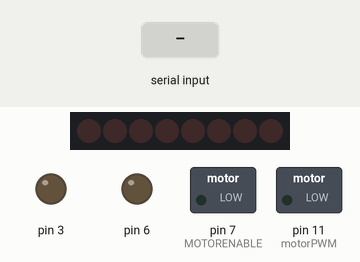
Recording of a sketch running on a simulated Arduino Uno, built with avr-gcc and run on an emulated ATmega328P. On the bench: 8 shift-register outputs drawn as a row of LEDs (first output left, lit = HIGH), switched loads named in the sketch (green lamp = pin HIGH), output pins drawn as LEDs (lit = HIGH). Wiring (inferred from the names in the program): shift register (74HC595): data pin 8; shift clock pin 4; latch pin 12. Wiring (inferred from the signals the program sends): row of LEDs: on Q0, Q1, Q2, Q3, Q4, Q5, Q6, Q7. The inputs (shaded band) are chosen by the test bench. Pins used as bus, display or sensor lines are not drawn; what the sketch prints to the serial monitor is not drawn.

Above: at 1.2 s.
1.3 s: "f" received over Serial
At 2.2 s:
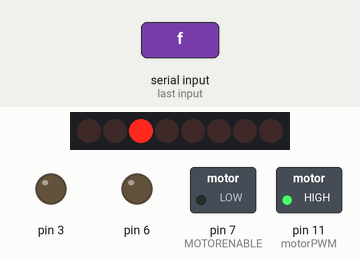
2.8 s: "l" received over Serial
At 3.4 s:
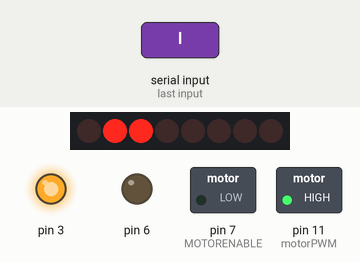
4.3 s: "a" received over Serial
At 5.5 s:
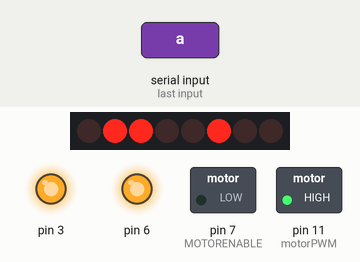
5.8 s: "e" received over Serial
At 6.9 s:
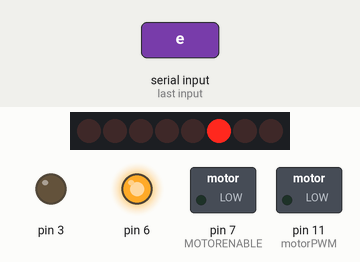
7.3 s: "b" received over Serial
At 8.0 s:
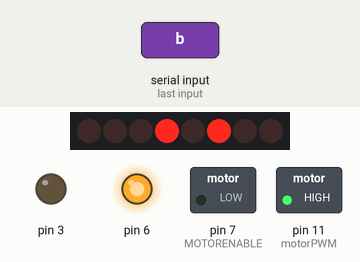
8.8 s: "r" received over Serial
At 9.1 s:
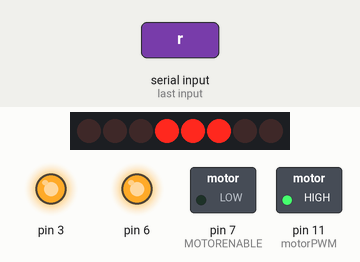
Timing chart, 0 to 11.3 s (numbered marks = the images above; inputs shaded):
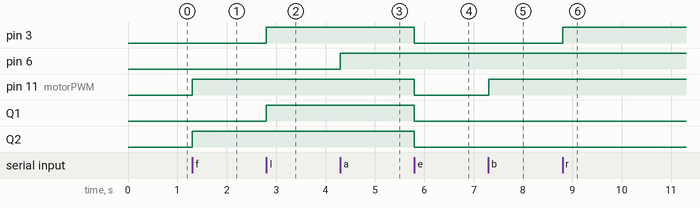

Measured:
- after the input at 1.3 s, pin 11 (motorPWM), Q2: LOW → HIGH at once
- after the input at 2.8 s, pin 3, Q1: LOW → HIGH at once
- after the input at 4.3 s, pin 6: LOW → HIGH at once
- after the input at 5.8 s, pin 3, pin 11 (motorPWM), Q1, Q2: HIGH → LOW at once
- after the input at 7.3 s, pin 11 (motorPWM): LOW → HIGH at once
- after the input at 8.8 s, pin 3: LOW → HIGH at once

The sketch:

bluetoothCar.ino
```cpp
// Arduino pins for the shift register
#define MOTORLATCH 12
#define MOTORCLK 4
#define MOTORENABLE 7
#define MOTORDATA 8


// Arduino pins for the PWM signals.
#define MOTOR1_PWM 11
#define MOTOR2_PWM 3
#define MOTOR3_PWM 6
#define MOTOR4_PWM 5
#define SERVO1_PWM 10
#define SERVO2_PWM 9


// 8-bit bus after the 74HC595 shift register
// (not Arduino pins)
// These are used to set the direction of the bridge driver.
#define MOTOR1_A 2
#define MOTOR1_B 3
#define MOTOR2_A 1
#define MOTOR2_B 4
#define MOTOR3_A 5
#define MOTOR3_B 7
#define MOTOR4_A 0
#define MOTOR4_B 6

// Codes for the motor function.
#define FORWARD 1
#define BACKWARD 2
#define LEFT 5
#define RIGHT 6
#define LIGHTS_ON 7
#define LIGHTS_OFF 8
#define BRAKE 3
#define RELEASE 4


char val; // value that comes from outside

void setup()
{
  Serial.begin(9600);
}


void loop()
{
  performCommand();
}


void performCommand(){
  if (Serial.available()) {
    val = Serial.read();
    Serial.print(val);
  }

    if (val == 'f') {
        motor(1, FORWARD, 255);

    }else if(val == 'b'){
        motor(1, BACKWARD, 255);

    }else if(val == 'l'){
        motor(2, LEFT, 255);

    }else if(val == 'r'){
        motor(2, RIGHT, 255);

    }else if(val == 'a'){
        motor(3, LIGHTS_ON, 255);

    }else if(val == 'p'){
        motor(3, LIGHTS_OFF, 255);

    }else if(val == 'e'){
        motor(1, RELEASE, 0);
        motor(2, RELEASE, 0);
    }else if(val == 's'){
        motor(1, BRAKE, 0);
        motor(2, BRAKE, 0);
        motor(3, BRAKE, 0);
    }
}

//
void motor(int nMotor, int command, int speed)
{
  int motorA, motorB;

  if (nMotor >= 1 && nMotor <= 4)
  {
    switch (nMotor)
    {
    case 1:
      motorA   = MOTOR1_A;
      motorB   = MOTOR1_B;
      break;
    case 2:
      motorA   = MOTOR2_A;
      motorB   = MOTOR2_B;
      break;
    case 3:
      motorA   = MOTOR3_A;
      motorB   = MOTOR3_B;
      break;
    case 4:
      motorA   = MOTOR4_A;
      motorB   = MOTOR4_B;
      break;
    default:
      break;
    }

    switch (command)
    {
    case FORWARD:
      motor_output (motorA, HIGH, speed);
      motor_output (motorB, LOW, -1);     // -1: no PWM set
      break;
    case BACKWARD:
      motor_output (motorA, LOW, speed);
      motor_output (motorB, HIGH, -1);    // -1: no PWM set
      break;
    case LEFT:
      motor_output (motorA, HIGH, speed);
      motor_output (motorB, LOW, -1);     // -1: no PWM set
      break;
    case RIGHT:
      motor_output (motorA, LOW, speed);
      motor_output (motorB, HIGH, -1);    // -1: no PWM set
      break;
    case LIGHTS_ON:
      motor_output (motorA, HIGH, speed);
      motor_output (motorB, LOW, -1);     // -1: no PWM set
      break;
    case LIGHTS_OFF:
      motor_output (motorA, LOW, speed);
      motor_output (motorB, HIGH, -1);    // -1: no PWM set
      break;
    case BRAKE:
      // The AdaFruit library didn't implement a brake.
      // The L293D motor driver ic doesn't have a good
      // brake anyway.
      // It uses transistors inside, and not mosfets.
      // Some use a software break, by using a short
      // reverse voltage.
      // This brake will try to brake, by enabling
      // the output and by pulling both outputs to ground.
      // But it isn't a good break.
      motor_output (motorA, LOW, 255); // 255: fully on.
      motor_output (motorB, LOW, -1);  // -1: no PWM set
      break;
    case RELEASE:
      motor_output (motorA, LOW, 0);  // 0: output floating.
      motor_output (motorB, LOW, -1); // -1: no PWM set
      break;
    default:
      break;
    }
  }
}


// ---------------------------------
// motor_output
//
// The function motor_ouput uses the motor driver to
// drive normal outputs like lights, relays, solenoids,
// DC motors (but not in reverse).
//
// It is also used as an internal helper function
// for the motor() function.
//
// The high_low variable should be set 'HIGH'
// to drive lights, etc.
// It can be set 'LOW', to switch it off,
// but also a 'speed' of 0 will switch it off.
//
// The 'speed' sets the PWM for 0...255, and is for
// both pins of the motor output.
//   For example, if motor 3 side 'A' is used to for a
//   dimmed light at 50% (speed is 128), also the
//   motor 3 side 'B' output will be dimmed for 50%.
// Set to 0 for completelty off (high impedance).
// Set to 255 for fully on.
// Special settings for the PWM speed:
//    Set to -1 for not setting the PWM at all.
//
void motor_output (int output, int high_low, int speed)
{
  int motorPWM;

  switch (output)
  {
  case MOTOR1_A:
  case MOTOR1_B:
    motorPWM = MOTOR1_PWM;
    break;
  case MOTOR2_A:
  case MOTOR2_B:
    motorPWM = MOTOR2_PWM;
    break;
  case MOTOR3_A:
  case MOTOR3_B:
    motorPWM = MOTOR3_PWM;
    break;
  case MOTOR4_A:
  case MOTOR4_B:
    motorPWM = MOTOR4_PWM;
    break;
  default:
    // Use speed as error flag, -3333 = invalid output.
    speed = -3333;
    break;
  }

 if (speed != -3333)
  {
    // Set the direction with the shift register
    // on the MotorShield, even if the speed = -1.
    // In that case the direction will be set, but
    // not the PWM.
    shiftWrite(output, high_low);

    // set PWM only if it is valid
    if (speed >= 0 && speed <= 255)
    {
      analogWrite(motorPWM, speed);
    }
  }
}


// ---------------------------------
// shiftWrite
//
// The parameters are just like digitalWrite().
//
// The output is the pin 0...7 (the pin behind
// the shift register).
// The second parameter is HIGH or LOW.
//
// There is no initialization function.
// Initialization is automatically done at the first
// time it is used.
//
void shiftWrite(int output, int high_low)
{
  static int latch_copy;
  static int shift_register_initialized = false;

  // Do the initialization on the fly,
  // at the first time it is used.
  if (!shift_register_initialized)
  {
    // Set pins for shift register to output
    pinMode(MOTORLATCH, OUTPUT);
    pinMode(MOTORENABLE, OUTPUT);
    pinMode(MOTORDATA, OUTPUT);
    pinMode(MOTORCLK, OUTPUT);

    // Set pins for shift register to default value (low);
    digitalWrite(MOTORDATA, LOW);
    digitalWrite(MOTORLATCH, LOW);
    digitalWrite(MOTORCLK, LOW);
    // Enable the shift register, set Enable pin Low.
    digitalWrite(MOTORENABLE, LOW);

    // start with all outputs (of the shift register) low
    latch_copy = 0;

    shift_register_initialized = true;
  }

  // The defines HIGH and LOW are 1 and 0.
  // So this is valid.
  bitWrite(latch_copy, output, high_low);

  // Use the default Arduino 'shiftOut()' function to
  // shift the bits with the MOTORCLK as clock pulse.
  // The 74HC595 shiftregister wants the MSB first.
  // After that, generate a latch pulse with MOTORLATCH.
  shiftOut(MOTORDATA, MOTORCLK, MSBFIRST, latch_copy);
  delayMicroseconds(5);    // For safety, not really needed.
  digitalWrite(MOTORLATCH, HIGH);
  delayMicroseconds(5);    // For safety, not really needed.
  digitalWrite(MOTORLATCH, LOW);
}
```
